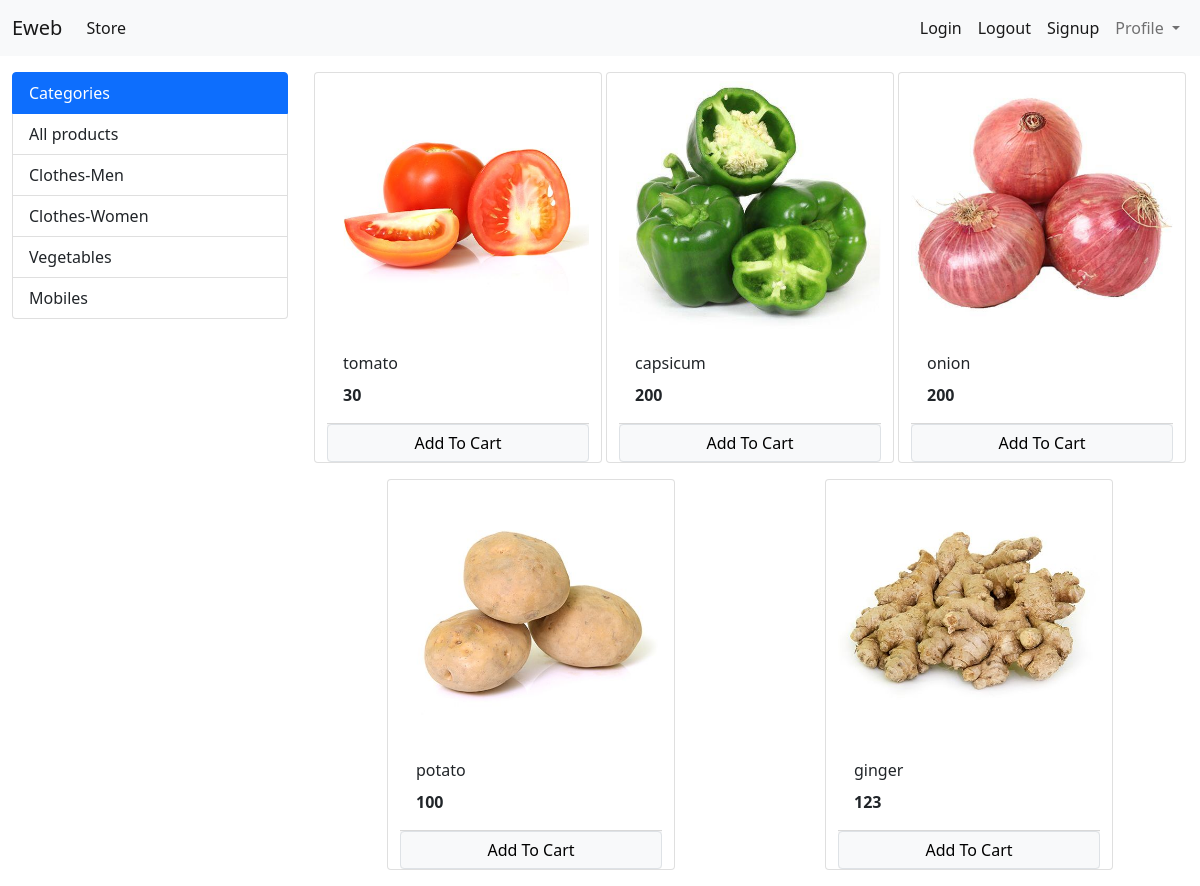
Screenshot of /?category=3 with the database file from the repository.
### store/models/category.py (models this page shows, shortened)
class Category(models.Model):
    name = models.CharField(max_length=30)
    @staticmethod
    def get_all_categories():
        return Category.objects.all()

### store/models/product.py (models this page shows, shortened)
class Product(models.Model):
    name = models.CharField(max_length=30)
    price = models.IntegerField(default=0)
    description = models.CharField(max_length=200, default='', null=True, blank=True)
    image = models.ImageField(upload_to='uploads/products')
    category = models.ForeignKey(Category, on_delete=models.CASCADE, default=1)
    @staticmethod
    def get_all_products_by_categoryid(category_id):
        if category_id:
            return Product.objects.filter(category=category_id)
        else:
            return Product.get_all_products()

### store/views/home.py (the view, shortened to what this page needs)
# urls.py: path('', Home.as_view(), name='home'),
class Home(View):
    def get(self, request):
        cart = request.session.get('cart')
        if not cart:
            request.session['cart'] = {}
        products = None
        categories = Category.get_all_categories()
        categoryID = request.GET.get('category')
        if categoryID:
            products = Product.get_all_products_by_categoryid(categoryID)
        else:
            products = Product.get_all_products()
        data = {}
        data['products'] = products
        data['categories'] = categories
        print('you are:', request.session.get('email'))
        return render(request, 'index.html', data)

### store/templatetags/cart.py (called while the page is built)
@register.filter(name='is_in_cart')
def is_in_cart(product, cart):
    keys = cart.keys()
    for id in keys:
        if int(id) == product.id:
            return True
    return False;

### store/templates/index.html (shortened to what this page needs)
{% extends 'base.html' %}
{% block content %}
{% load cart %}
    <div class="container-fluid mt-3">
      <div class="row">
            <div class="col-lg-3 mx-auto">
              <div class="list-group">
                <a href="#" class="list-group-item list-group-item-action active" aria-current="true">
                  Categories
                </a>
                <a href="/" class="list-group-item list-group-item-action">All products</a>
                {% for category in categories %}
                <a href="/?category={{category.id}}" class="list-group-item list-group-item-action">{{category.name}}</a>
                {% endfor %}
                </div>
            </div>
        <div id="products" class="col-lg-9 mx-auto">
          <div class="row mx-auto">
            {% for i in products %}
                 <div class="card mx-auto mb-3" style="width: 18rem;">
                   <img src="{{i.image.url}}" class="card-img-top" alt="Card image cap">
                  <div class="card-body">
                     <p class="card-title">{{i.name}}</p>
                     <p class="card-text"><b>{{i.price}}</b></p>
                    </div>
                    <div class="card-footer p-0 no-gutters">
                      {% if i|is_in_cart:request.session.cart %}
                      <div  class="row no-gutters">
                        <form action="/" method="post" class="col-2">
                          {% csrf_token %}
                          <input hidden type="text" name="product" value="{{i.id}}">
                          <input hidden type="text" name="remove" value='True'>
                          <input type="submit" value="-" class="btn btn-block btn-secondary ">
                          </form>
                        <div class="text-center col">{{i|cart_quantity:request.session.cart}} in Cart</div>
                        <form action="/" method="post" class="col-2 ">
                        {% csrf_token %}
                        <input hidden name="product" value="{{i.id}}">
                        <input type="submit" value="+" class="btn btn-block btn-secondary ">
                        </form>
                      </div>
                      {% else %}
                      <form action="/" method="POST" class="btn-block">
                      <input type="submit" class="float-right btn btn-light border form-control" value="Add To Cart">
                      </form>
                      {% endif %}
                  </div>
                  </div>
             {% endfor %}
           </div>
        </div>
      </div>
</div>
{% endblock %}

### rows the page displays
Category: name "Clothes-Men"
Category: name "Clothes-Women"
Category: name "Vegetables"
Category: name "Mobiles"
Product: image (picture), name "tomato", price "30"
Product: image (picture), name "capsicum", price "200"
Product: image (picture), name "onion", price "200"
Product: image (picture), name "potato", price "100"
Product: image (picture), name "ginger", price "123"
